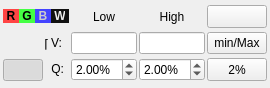
<?xml version="1.0" encoding="UTF-8"?>
<ui version="4.0">
 <class>mvd::ColorBandDynamicsWidget</class>
 <widget class="QWidget" name="mvd::ColorBandDynamicsWidget">
  <property name="geometry">
   <rect>
    <x>0</x>
    <y>0</y>
    <width>270</width>
    <height>88</height>
   </rect>
  </property>
  <property name="sizePolicy">
   <sizepolicy hsizetype="Preferred" vsizetype="Maximum">
    <horstretch>0</horstretch>
    <verstretch>0</verstretch>
   </sizepolicy>
  </property>
  <property name="windowTitle">
   <string>Form</string>
  </property>
  <property name="locale">
   <locale language="C" country="AnyCountry"/>
  </property>
  <layout class="QGridLayout" name="gridLayout">
   <property name="sizeConstraint">
    <enum>QLayout::SetDefaultConstraint</enum>
   </property>
   <property name="margin">
    <number>3</number>
   </property>
   <property name="spacing">
    <number>2</number>
   </property>
   <item row="0" column="2">
    <widget class="QLabel" name="lowLabel">
     <property name="sizePolicy">
      <sizepolicy hsizetype="Preferred" vsizetype="Minimum">
       <horstretch>0</horstretch>
       <verstretch>0</verstretch>
      </sizepolicy>
     </property>
     <property name="text">
      <string>Low</string>
     </property>
     <property name="alignment">
      <set>Qt::AlignCenter</set>
     </property>
    </widget>
   </item>
   <item row="0" column="3">
    <widget class="QLabel" name="highLabel">
     <property name="sizePolicy">
      <sizepolicy hsizetype="Preferred" vsizetype="Minimum">
       <horstretch>0</horstretch>
       <verstretch>0</verstretch>
      </sizepolicy>
     </property>
     <property name="text">
      <string>High</string>
     </property>
     <property name="alignment">
      <set>Qt::AlignCenter</set>
     </property>
    </widget>
   </item>
   <item row="2" column="1">
    <widget class="QLabel" name="quantileLabel">
     <property name="sizePolicy">
      <sizepolicy hsizetype="Maximum" vsizetype="Maximum">
       <horstretch>0</horstretch>
       <verstretch>0</verstretch>
      </sizepolicy>
     </property>
     <property name="toolTip">
      <string>Quantile percentile.</string>
     </property>
     <property name="text">
      <string>Q:</string>
     </property>
     <property name="alignment">
      <set>Qt::AlignRight|Qt::AlignTrailing|Qt::AlignVCenter</set>
     </property>
    </widget>
   </item>
   <item row="1" column="1">
    <widget class="QLabel" name="intensityLabel">
     <property name="sizePolicy">
      <sizepolicy hsizetype="Maximum" vsizetype="Maximum">
       <horstretch>0</horstretch>
       <verstretch>0</verstretch>
      </sizepolicy>
     </property>
     <property name="toolTip">
      <string>Pixel value on band.</string>
     </property>
     <property name="text">
      <string>V:</string>
     </property>
     <property name="alignment">
      <set>Qt::AlignRight|Qt::AlignTrailing|Qt::AlignVCenter</set>
     </property>
    </widget>
   </item>
   <item row="2" column="3">
    <widget class="QDoubleSpinBox" name="highQuantileSpinBox">
     <property name="enabled">
      <bool>true</bool>
     </property>
     <property name="sizePolicy">
      <sizepolicy hsizetype="Preferred" vsizetype="Maximum">
       <horstretch>0</horstretch>
       <verstretch>0</verstretch>
      </sizepolicy>
     </property>
     <property name="toolTip">
      <string>Percentage of the band histogram ending clipped to obtain higher intensity threshold.</string>
     </property>
     <property name="frame">
      <bool>true</bool>
     </property>
     <property name="suffix">
      <string>%</string>
     </property>
     <property name="maximum">
      <double>100.000000000000000</double>
     </property>
     <property name="singleStep">
      <double>0.100000000000000</double>
     </property>
     <property name="value">
      <double>2.000000000000000</double>
     </property>
    </widget>
   </item>
   <item row="1" column="3">
    <widget class="QLineEdit" name="highIntensityLineEdit">
     <property name="sizePolicy">
      <sizepolicy hsizetype="Preferred" vsizetype="Maximum">
       <horstretch>0</horstretch>
       <verstretch>0</verstretch>
      </sizepolicy>
     </property>
     <property name="minimumSize">
      <size>
       <width>60</width>
       <height>0</height>
      </size>
     </property>
    </widget>
   </item>
   <item row="0" column="0" colspan="2">
    <layout class="QHBoxLayout" name="horizontalLayout">
     <property name="spacing">
      <number>0</number>
     </property>
     <property name="sizeConstraint">
      <enum>QLayout::SetDefaultConstraint</enum>
     </property>
     <item>
      <widget class="QLabel" name="rLabel">
       <property name="sizePolicy">
        <sizepolicy hsizetype="Maximum" vsizetype="Maximum">
         <horstretch>0</horstretch>
         <verstretch>0</verstretch>
        </sizepolicy>
       </property>
       <property name="toolTip">
        <string>Red channel.</string>
       </property>
       <property name="text">
        <string>&lt;span style=&quot;color:#000000;background-color:#FF4444&quot;&gt;&amp;nbsp;&lt;b&gt;R&lt;/b&gt;&amp;nbsp;&lt;/span&gt;</string>
       </property>
       <property name="alignment">
        <set>Qt::AlignCenter</set>
       </property>
      </widget>
     </item>
     <item>
      <widget class="QLabel" name="gLabel">
       <property name="sizePolicy">
        <sizepolicy hsizetype="Maximum" vsizetype="Maximum">
         <horstretch>0</horstretch>
         <verstretch>0</verstretch>
        </sizepolicy>
       </property>
       <property name="toolTip">
        <string>Green channel.</string>
       </property>
       <property name="text">
        <string>&lt;span style=&quot;color:#000000;background-color:#44FF44&quot;&gt;&amp;nbsp;&lt;b&gt;G&lt;/b&gt;&amp;nbsp;&lt;/span&gt;</string>
       </property>
       <property name="alignment">
        <set>Qt::AlignCenter</set>
       </property>
      </widget>
     </item>
     <item>
      <widget class="QLabel" name="bLabel">
       <property name="sizePolicy">
        <sizepolicy hsizetype="Maximum" vsizetype="Maximum">
         <horstretch>0</horstretch>
         <verstretch>0</verstretch>
        </sizepolicy>
       </property>
       <property name="toolTip">
        <string>Blue channel.</string>
       </property>
       <property name="text">
        <string>&lt;span style=&quot;color:#CCCCCC;background-color:#4444FF&quot;&gt;&amp;nbsp;&lt;b&gt;B&lt;/b&gt;&amp;nbsp;&lt;/span&gt;</string>
       </property>
       <property name="alignment">
        <set>Qt::AlignCenter</set>
       </property>
      </widget>
     </item>
     <item>
      <widget class="QLabel" name="wLabel">
       <property name="sizePolicy">
        <sizepolicy hsizetype="Maximum" vsizetype="Maximum">
         <horstretch>0</horstretch>
         <verstretch>0</verstretch>
        </sizepolicy>
       </property>
       <property name="toolTip">
        <string>White (gray) channel.</string>
       </property>
       <property name="text">
        <string>&lt;span style=&quot;color:#EEEEEE;background-color:#111111&quot;&gt;&amp;nbsp;&lt;b&gt;W&lt;/b&gt;&amp;nbsp;&lt;/span&gt;</string>
       </property>
       <property name="alignment">
        <set>Qt::AlignCenter</set>
       </property>
      </widget>
     </item>
    </layout>
   </item>
   <item row="2" column="2">
    <widget class="QDoubleSpinBox" name="lowQuantileSpinBox">
     <property name="enabled">
      <bool>true</bool>
     </property>
     <property name="sizePolicy">
      <sizepolicy hsizetype="Preferred" vsizetype="Maximum">
       <horstretch>0</horstretch>
       <verstretch>0</verstretch>
      </sizepolicy>
     </property>
     <property name="toolTip">
      <string>Percentage of the band histogram beginning clipped to obtain lower intensity threshold.</string>
     </property>
     <property name="frame">
      <bool>true</bool>
     </property>
     <property name="suffix">
      <string>%</string>
     </property>
     <property name="maximum">
      <double>100.000000000000000</double>
     </property>
     <property name="singleStep">
      <double>0.100000000000000</double>
     </property>
     <property name="value">
      <double>2.000000000000000</double>
     </property>
    </widget>
   </item>
   <item row="1" column="0" rowspan="2">
    <layout class="QVBoxLayout" name="verticalLayout">
     <property name="spacing">
      <number>3</number>
     </property>
     <property name="sizeConstraint">
      <enum>QLayout::SetDefaultConstraint</enum>
     </property>
     <item>
      <widget class="QLabel" name="linkLabel">
       <property name="text">
        <string>&lt;p&gt;&amp;lceil;&lt;/p&gt;</string>
       </property>
       <property name="alignment">
        <set>Qt::AlignRight|Qt::AlignTrailing|Qt::AlignVCenter</set>
       </property>
      </widget>
     </item>
     <item>
      <widget class="QPushButton" name="linkButton">
       <property name="sizePolicy">
        <sizepolicy hsizetype="Fixed" vsizetype="Fixed">
         <horstretch>0</horstretch>
         <verstretch>0</verstretch>
        </sizepolicy>
       </property>
       <property name="font">
        <font>
         <kerning>true</kerning>
        </font>
       </property>
       <property name="autoFillBackground">
        <bool>false</bool>
       </property>
       <property name="text">
        <string/>
       </property>
       <property name="icon">
        <iconset>
         <normaloff>:/icons/Utilities/Data/Icons/unlocked.png</normaloff>
         <normalon>:/icons/Utilities/Data/Icons/locked.png</normalon>:/icons/Utilities/Data/Icons/unlocked.png</iconset>
       </property>
       <property name="iconSize">
        <size>
         <width>12</width>
         <height>12</height>
        </size>
       </property>
       <property name="checkable">
        <bool>true</bool>
       </property>
       <property name="checked">
        <bool>true</bool>
       </property>
      </widget>
     </item>
    </layout>
   </item>
   <item row="0" column="4">
    <widget class="QToolButton" name="applyAllButton">
     <property name="enabled">
      <bool>true</bool>
     </property>
     <property name="sizePolicy">
      <sizepolicy hsizetype="Minimum" vsizetype="Minimum">
       <horstretch>0</horstretch>
       <verstretch>0</verstretch>
      </sizepolicy>
     </property>
     <property name="toolTip">
      <string>Apply quantiles to all channels.</string>
     </property>
     <property name="text">
      <string/>
     </property>
     <property name="icon">
      <iconset>
       <normaloff>:/icons/Data/Icons/execute.png</normaloff>:/icons/Data/Icons/execute.png</iconset>
     </property>
     <property name="iconSize">
      <size>
       <width>16</width>
       <height>16</height>
      </size>
     </property>
    </widget>
   </item>
   <item row="1" column="4">
    <widget class="QToolButton" name="minMaxButton">
     <property name="enabled">
      <bool>true</bool>
     </property>
     <property name="sizePolicy">
      <sizepolicy hsizetype="Minimum" vsizetype="Minimum">
       <horstretch>0</horstretch>
       <verstretch>0</verstretch>
      </sizepolicy>
     </property>
     <property name="toolTip">
      <string>Set the intensity low and high thresholds to the minimum and maximum values of the current band.</string>
     </property>
     <property name="text">
      <string>min/Max</string>
     </property>
    </widget>
   </item>
   <item row="2" column="4">
    <widget class="QToolButton" name="defaultsButton">
     <property name="enabled">
      <bool>true</bool>
     </property>
     <property name="sizePolicy">
      <sizepolicy hsizetype="Minimum" vsizetype="Minimum">
       <horstretch>0</horstretch>
       <verstretch>0</verstretch>
      </sizepolicy>
     </property>
     <property name="toolTip">
      <string>Reset to default quantiles.</string>
     </property>
     <property name="text">
      <string>2%</string>
     </property>
    </widget>
   </item>
   <item row="1" column="2">
    <widget class="QLineEdit" name="lowIntensityLineEdit">
     <property name="sizePolicy">
      <sizepolicy hsizetype="Preferred" vsizetype="Maximum">
       <horstretch>0</horstretch>
       <verstretch>0</verstretch>
      </sizepolicy>
     </property>
     <property name="minimumSize">
      <size>
       <width>60</width>
       <height>0</height>
      </size>
     </property>
     <property name="text">
      <string/>
     </property>
     <property name="frame">
      <bool>true</bool>
     </property>
    </widget>
   </item>
  </layout>
 </widget>
 <tabstops>
  <tabstop>lowQuantileSpinBox</tabstop>
  <tabstop>highQuantileSpinBox</tabstop>
  <tabstop>lowIntensityLineEdit</tabstop>
  <tabstop>highIntensityLineEdit</tabstop>
  <tabstop>applyAllButton</tabstop>
  <tabstop>minMaxButton</tabstop>
  <tabstop>defaultsButton</tabstop>
 </tabstops>
 <resources>
  <include location="mvdIcons.qrc"/>
 </resources>
 <connections>
  <connection>
   <sender>linkButton</sender>
   <signal>toggled(bool)</signal>
   <receiver>lowQuantileSpinBox</receiver>
   <slot>setEnabled(bool)</slot>
   <hints>
    <hint type="sourcelabel">
     <x>19</x>
     <y>70</y>
    </hint>
    <hint type="destinationlabel">
     <x>107</x>
     <y>71</y>
    </hint>
   </hints>
  </connection>
  <connection>
   <sender>linkButton</sender>
   <signal>toggled(bool)</signal>
   <receiver>highQuantileSpinBox</receiver>
   <slot>setEnabled(bool)</slot>
   <hints>
    <hint type="sourcelabel">
     <x>19</x>
     <y>70</y>
    </hint>
    <hint type="destinationlabel">
     <x>174</x>
     <y>71</y>
    </hint>
   </hints>
  </connection>
 </connections>
</ui>
